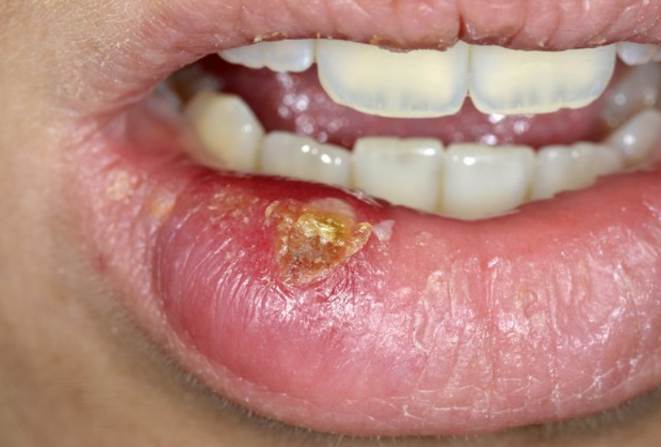
#> input picture diagnostic_uploads/herpes4.PNG, 661 x 447 px, found by its file name
$ python main.py   (older library calls are emulated)
#> lines starting #> are read from the running program, lines starting #| are printed output that depends on the picture; after the words box and inside, x2 and y2 are one past the last pixel; in counts of white or black regions, pixels touching at a corner belong together
### python/processor.py
from copy import deepcopy
import cv2
import numpy as np
import matplotlib.pyplot as plt
from PIL import Image

def process_image(filenames):

    images = [cv2.resize(np.array(Image.open(filename)),(300,300)) for filename in filenames]
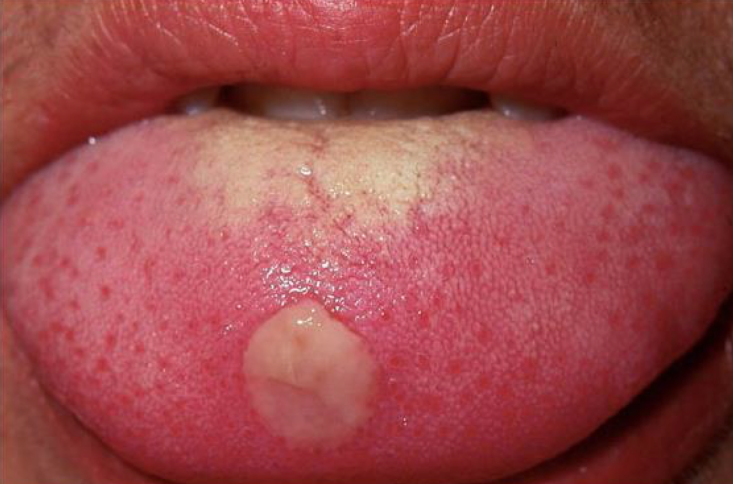
#> input picture diagnostic_uploads/syphilis2.png, 1466 x 968 px (shown at 1/2 size)
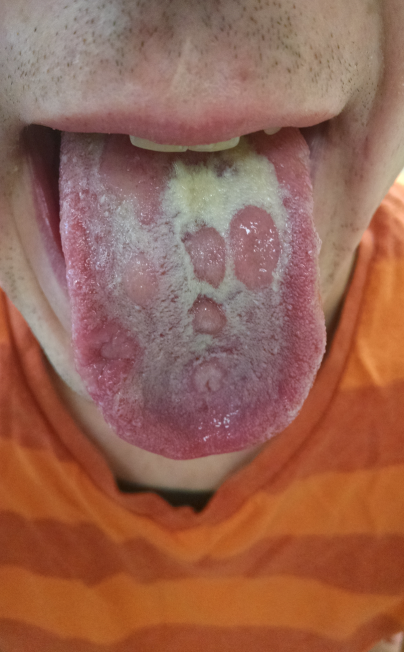
#> input picture diagnostic_uploads/syphilis3.png, 808 x 1304 px (shown at 1/2 size)
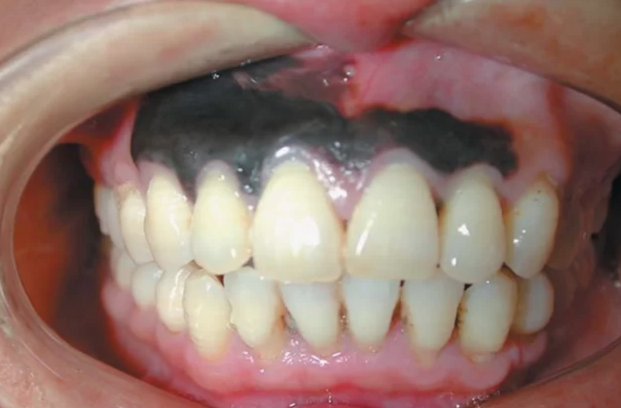
#> input picture diagnostic_uploads/cancer1.png, 1242 x 816 px (shown at 1/2 size)
#> images = 4 items

    fragment = 50

    # Remove sides for dark and white patch detection.
    images[2] = images[2][fragment:-fragment,fragment:-fragment]
    images[3] = images[3][fragment:-fragment,fragment:-fragment]

    # Setup baseline healthy flags.
    flags = "0000"
    flags = list(flags)

    # TODO
    # flags[0] = analyse(images[0], "tongue_ulcer")
    # print("WARNING: Updated flag %s" % flags)

    flags[1] = fit_ellipse(filenames[1])
    print("WARNING: Updated flag %s" % flags, end="\n\n")

    flags[2] = analyse(images[2], "tongue_patch")
    print("WARNING: Updated flag %s" % flags, end="\n\n")

    flags[3] = analyse(images[3], "gums")
    print("WARNING: Updated flag %s" % flags, end="\n\n")

    # [6 lines of commented-out code are left out]

    return "".join(flags)

def fit_ellipse(filename):
#> called with filename = '../diagnostic_uploads/syphilis2.png'
    image = cv2.imread(filename)
    image = cv2.resize(image, (300,300))
#> image: shape (300, 300, 3)

    bilateral_filtered_image = cv2.fastNlMeansDenoisingColored(image,None,15,10,7,21)

    imgray = cv2.cvtColor(bilateral_filtered_image,cv2.COLOR_BGR2GRAY)
    # cv2.imshow('Edge', imgray)
    # cv2.waitKey(0)

    ret,thresh = cv2.threshold(imgray,175,255,0)
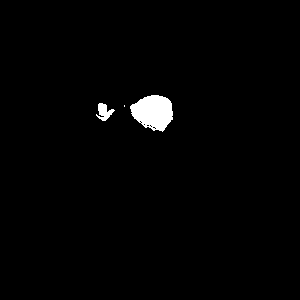
#> thresh: shape (300, 300); 1.5% white; 3 white regions (1 under 20 px)
    im2, contours, hierarchy = cv2.findContours(thresh,cv2.RETR_TREE,cv2.CHAIN_APPROX_SIMPLE)
#> contours = 11 contours, 9 with area under 20; largest, box (x1, y1, x2, y2) and area: (130, 95, 173, 132) 1082, (96, 103, 115, 121) 146
    cv2.drawContours(image, contours, -1, (0,255,0), 3)
#> image: shape (300, 300, 3); mean B, G, R 72.7, 73.1, 153.6
    # cv2.imshow('Edge', image)
    # cv2.waitKey(0)

    max_cnt = max(contours, key=cv2.contourArea)
#> max_cnt = contour of 60 points, box (x1, y1, x2, y2) (130, 95, 173, 132), area 1082
    ellipse = cv2.fitEllipse(max_cnt)
#> ellipse = ((152.8, 111.9), (34.47, 42.02), 99.5)
    ellipse_pnts = cv2.ellipse2Poly( (int(ellipse[0][0]),int(ellipse[0][1]) ) ,( int(ellipse[1][0]),int(ellipse[1][1]) ),int(ellipse[2]),0,360,1)
#> ellipse_pnts = 255 pairs, first value 110 to 194, second value 77 to 145
    comp = cv2.matchShapes(max_cnt,ellipse_pnts,1,0.0)
#> comp = 0.0172
    flag = "1"
    for p in ellipse_pnts:
        if p[0]>0 and p[0] < 200 and p[1]>0 and p[1] < 200:
            image[p[0], p[1]]=[0,0,255]
        else:
            flag = "0"
#> this loop made 255 passes
#> p on passes 1 to 3: [147, 145], [146, 144], [145, 144]
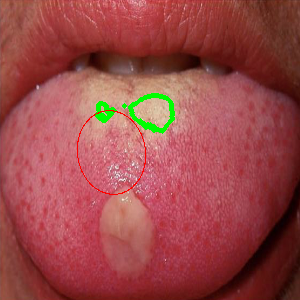
#> image: shape (300, 300, 3); mean B, G, R 72.3, 72.7, 153.8
    # cv2.imshow('Edge', image)
    # cv2.waitKey(0)
    return flag


def analyse(image, _type):
#> called with _type = 'tongue_patch'
    RED, GREEN, BLUE = (2, 1, 0)
    reds = image[:, :, RED]
    greens = image[:, :, GREEN]
    blues = image[:, :, BLUE]
    average = image.mean(axis=0).mean(axis=0)
#> average = [143.6, 99.98, 92.79, 255]
    pixels = np.float32(image.reshape(-1, 4))

    masks = {
        "lips": (greens < average[0]) | (reds < average[1]) | (blues < average[2]),
        "tongue_ulcer": True,
        "tongue_patch": (greens < 130) | (blues < 130) | (reds < 130),
        "gums": (greens > 100) | (blues > 100) | (reds > 100)
    }

    mask = masks[_type]
#> mask: shape (200, 200) bool; 85.9% white; 209 black regions (201 under 20 px), largest, box (x1, y1, x2, y2) and area: (14, 26, 169, 103) 4350, (0, 70, 16, 133) 394, (172, 39, 190, 83) 172
    image[~mask] = (255, 0, 0, 255)
#> image: shape (200, 200, 4)

    return flag(image, _type)
    # return image

# Checks if the image presents substancial symptoms.
def flag(image, _type):

    # Go through the image and calculate how much of it is in the ROI
#> called with _type = 'tongue_patch'
    size = image.shape[0] * image.shape[1]
#> size = 40000
    roi = image[:,:,0]
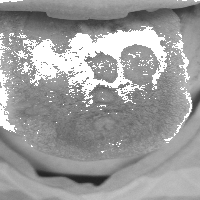
#> roi: shape (200, 200); min 32, max 255, mean 156.7
    r = 0
    for row in roi:
        for p in row:
            if p == 255:
                r += 1
#> after the loop, r = 5639
    part = (r / size) * 100
#> part = 14.1

    if (_type == "gums"):
        # Be extremely sensible as small dark patches are never good.
        print("There are %.2f%% of cancer places" % (part))
        return "1" if part > 5 else "0"

    elif (_type == "tongue_patch"):
        # Be more leenient for white patches.
        print("There are %.2f%% of white places" % (part))
#| There are 14.10% of white places
        return "1" if part > 12 else "0"
    else:
        # Cold sore case - TODO
        pass

### python/main.py
from processor import process_image


def main():

    lips = "../diagnostic_uploads/herpes4.png"
    tongue_ulcer = "../diagnostic_uploads/syphilis2.png"
    tongue_patch = "../diagnostic_uploads/syphilis3.png"
    gums = "../diagnostic_uploads/cancer1.png"

    files = [lips, tongue_ulcer, tongue_patch, gums]

    print(process_image(files))
#| WARNING: Updated flag ['0', '1', '1', '0']
#> in analyse (call 2), `mask = masks[_type]`: mask: shape (200, 200) bool; 77.3% white; 16 black regions (11 under 20 px), largest, box (x1, y1, x2, y2) and area: (0, 0, 200, 85) 8888, (192, 143, 200, 157) 41, (0, 123, 2, 147) 32, (0, 180, 3, 200) 29, (196, 191, 200, 199) 24
#> call 2 of flag, with _type = 'gums'
#> in flag (call 2), `roi = image[:,:,0]`:
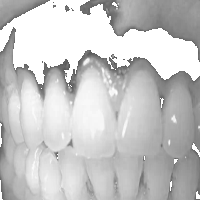
#> roi: shape (200, 200); min 86, max 255, mean 199.1
#> after the loop in flag (call 2), `for row in roi:`: r = 9090
#> in flag (call 2), `part = (r / size) * 100`: part = 22.73
#| There are 22.73% of cancer places
#| WARNING: Updated flag ['0', '1', '1', '1']

if __name__ == "__main__":
    main()
